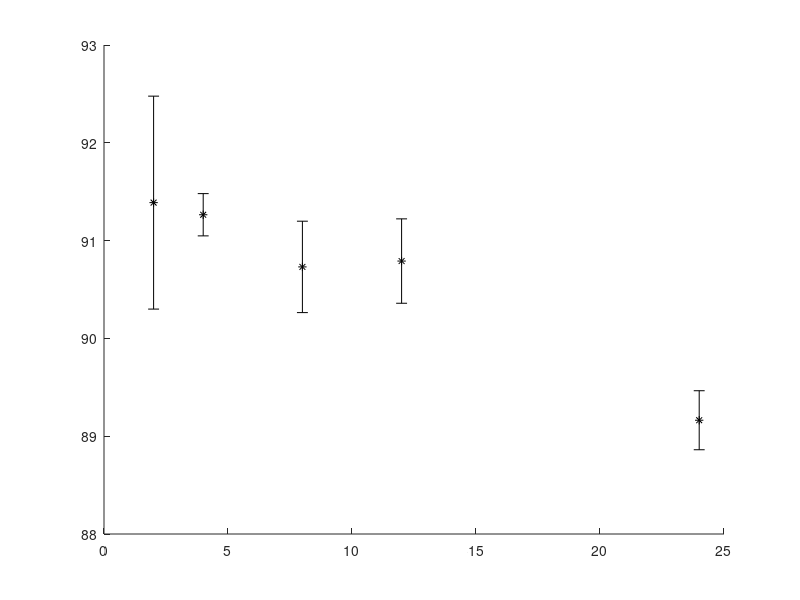

Source code (MATLAB): (Note: this script raises an error after producing the figure.)
clc;
clear all;
close all;

load('MiscStatsPaper1.mat')


figure(1)
hold on

% Plot average TMD with error bars (standard deviation)
errorbar(CureTime, AvTMD, STDTMD, 'k*', 'LineWidth', 2, 'MarkerSize', 8)

% title('Percent Theoretical Maximum Density vs Cure Time')
xlabel('Partial Cure Time [hr]')
ylabel(' %TMD ')
% grid on
% legend boxoff;
box on

% Optional: improve formatting
set(gca, 'FontSize', 12)




figure(2);
clf; 
hold on;

% --- CHANGE 1: Spacing out the data ---
spacing_factor = 2; % Adjust this value to control spacing between groups
x_locations = (1:length(CureTime)) * spacing_factor; 

% Define bar properties
bar_width = 0.42; 
offset = bar_width ;

% === LEFT Y-AXIS: Max Stress ===
yyaxis left;
b1 = bar(x_locations - offset, AVMaxStress, bar_width, ...
    'FaceColor', [1 0 0], ...         % red fill
    'EdgeColor', 'k', ...             % black border
    'LineWidth', 1.5);
x_stress_centers = b1.XEndPoints;

% Error bars for Stress (red solid)
errorbar(x_stress_centers, AVMaxStress, STDMaxStress, ...
    'k', 'LineStyle', 'none', 'LineWidth', 1.5);

ylabel('Max Stress [MPa]', 'Color', 'r');
set(gca, 'YColor', 'r');
ylim([0, 3.5]); 

% === RIGHT Y-AXIS: Modulus of Elasticity ===
yyaxis right;
b2 = bar(x_locations + offset, AVYModulus, bar_width, ...
    'FaceColor', [0.3 0.6 1], ...         % blue fill
    'EdgeColor', 'k', ...             % black border
    'LineWidth', 1.5);
x_modulus_centers = b2.XEndPoints;

% Error bars for Modulus (blue solid)
errorbar(x_modulus_centers, AVYModulus, STDYModulus, ...
    'k', 'LineStyle', 'none', 'LineWidth', 1.5);

ylabel('Modulus of Elasticity [MPa]', 'Color', 'b');  
set(gca, 'YColor', '0.3 0.6 1');
ylim([0, 60]); 

% === Common formatting ===
xlabel('Partial Cure Time [hr]');
box on;
set(gca, 'FontSize', 12);
set(gca, 'XColor', 'k');

xticks(x_locations);
xticklabels(CureTime);

x_min = min(x_locations) - (bar_width*1.5);
x_max = max(x_locations) + (bar_width*1.5);
xlim([x_min-1, x_max+1]);

legend([b1, b2], 'Max Stress', 'Modulus of Elasticity', 'Location', 'best');
legend boxoff;
hold off;



figure(3);
clf; 
hold on;

% --- CHANGE 1: Spacing out the data ---
spacing_factor = 2; 
x_locations = (1:length(CureTime)) * spacing_factor; 

bar_width = 0.42; 
offset = bar_width ;

% === LEFT Y-AXIS: Height ===
yyaxis left;
b1 = bar(x_locations - offset, AvHeight, bar_width, ...
    'FaceColor', [1 0 0], ...         % red fill
    'EdgeColor', 'k', ...
    'LineWidth', 1.5);
x_height_centers = b1.XEndPoints;

% Error bars for Height (red)
errorbar(x_height_centers, AvHeight, STDHeight, ...
    'k', 'LineStyle', 'none', 'LineWidth', 1.5);

ylabel('Height [mm]', 'Color', 'r');
set(gca, 'YColor', 'r');
ylim([0, 15]); 

% === RIGHT Y-AXIS: Base Area ===
yyaxis right;
b2 = bar(x_locations + offset, AvBaseArea, bar_width, ...
    'FaceColor', [0.3 0.6 1], ...         % blue fill
    'EdgeColor', 'k', ...
    'LineWidth', 1.5);
x_area_centers = b2.XEndPoints;

% Error bars for Base Area (blue)
errorbar(x_area_centers, AvBaseArea, STDBaseArea, ...
    'k', 'LineStyle', 'none', 'LineWidth', 1.5);

ylabel('Base Area [mm^2]', 'Color', '0.3 0.6 1');  
set(gca, 'YColor', 'b');
ylim([90, 140]); 

% === Common formatting ===
xlabel('Partial Cure Time [hr]');
box on;
set(gca, 'FontSize', 12);
set(gca, 'XColor', 'k');

xticks(x_locations);
xticklabels(CureTime);

x_min = min(x_locations) - (bar_width*1.5);
x_max = max(x_locations) + (bar_width*1.5);
xlim([x_min-1, x_max+1]);

legend([b1, b2], 'Height', 'Base Area', 'Location', 'best');
legend boxoff;
hold off;




save('MiscStatsPaper1.mat', ...
'CureTime',...
 'AvD',... %average density 
'AvTMD',... %average theoretical max density
'AVMaxStress',... %average max stress
'AVYModulus',... %average youngs modulus
'AvHeight',... %average height
'AvBaseArea',... %average base area
 'STDD',...%standard deviation for density 
'STDTMD',...%standard deviation for theortical max density
'STDMaxStress',...%standard deviation for max stress
'STDYModulus',...%standard deviation for youngs modulus
'STDHeight',...%standard deviation for height
'STDBaseArea')   %standard deviation for base area
